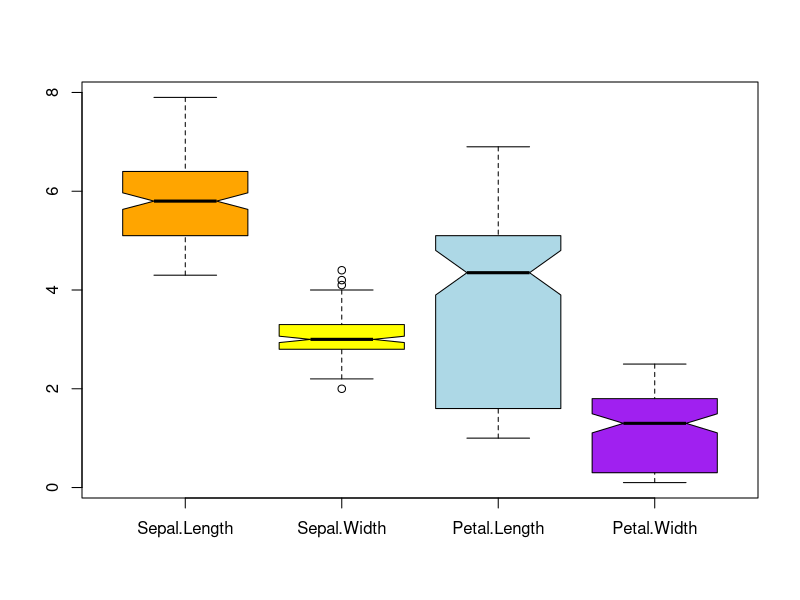
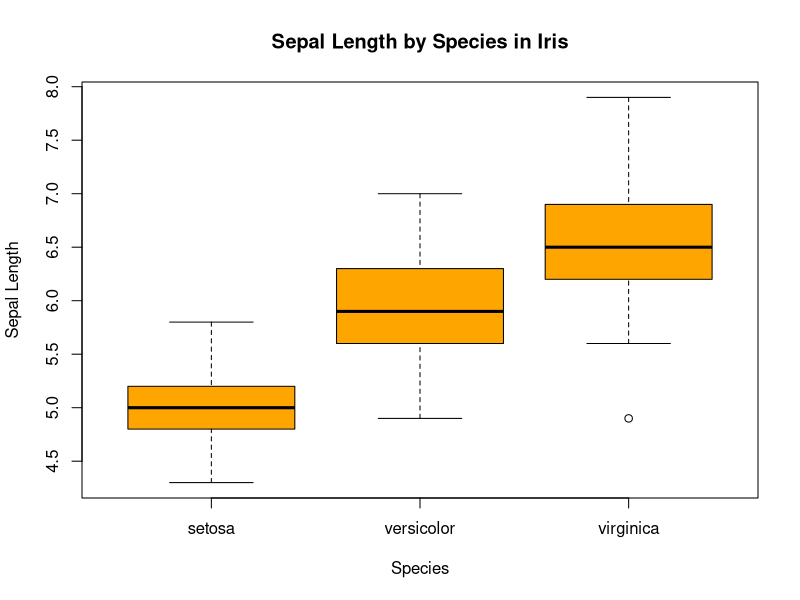
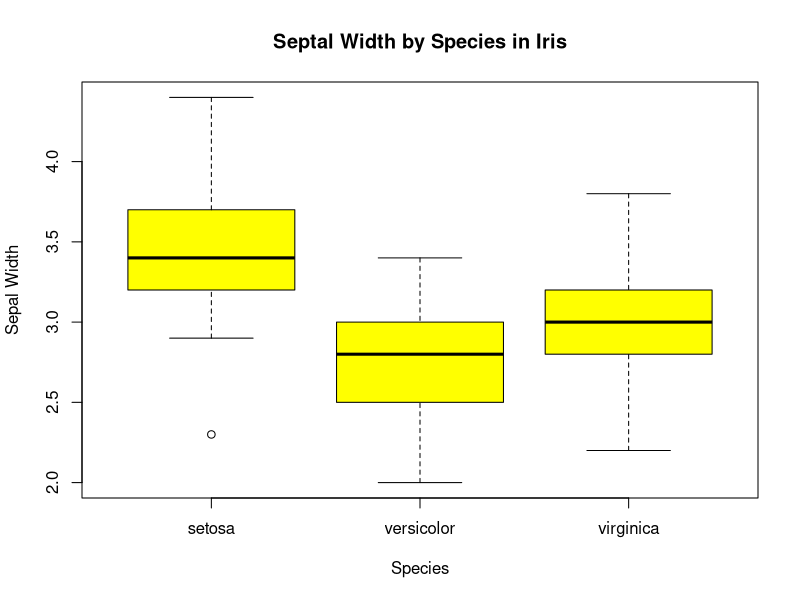
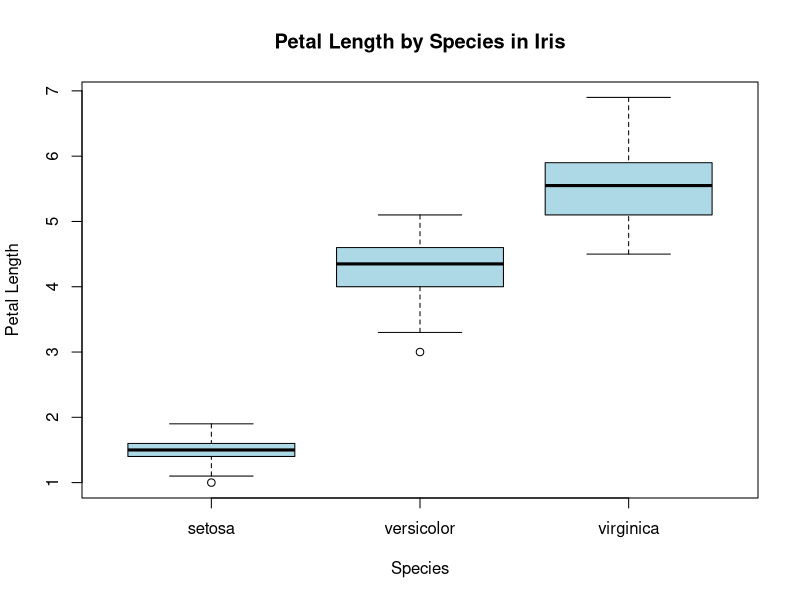
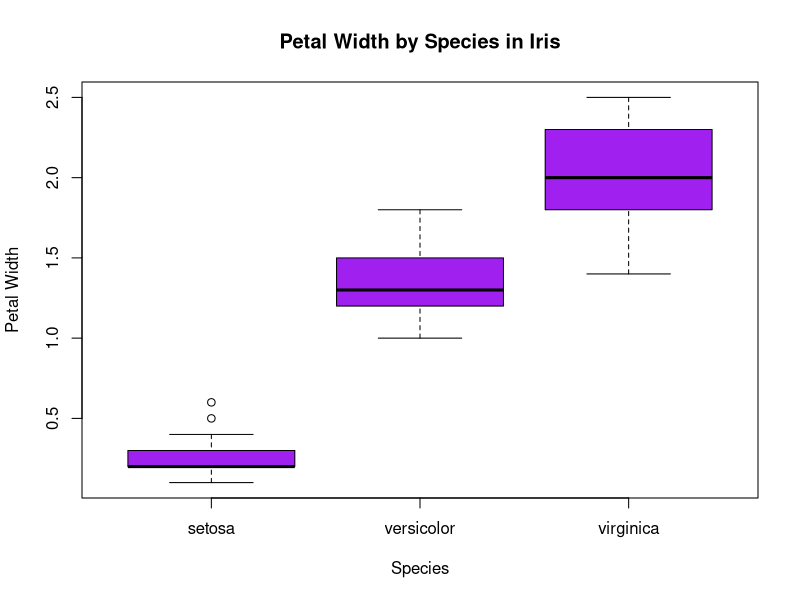
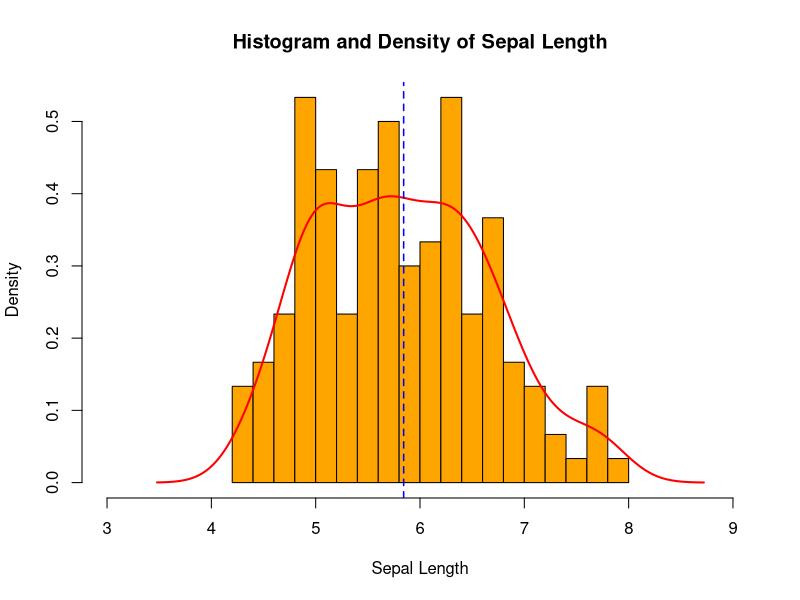
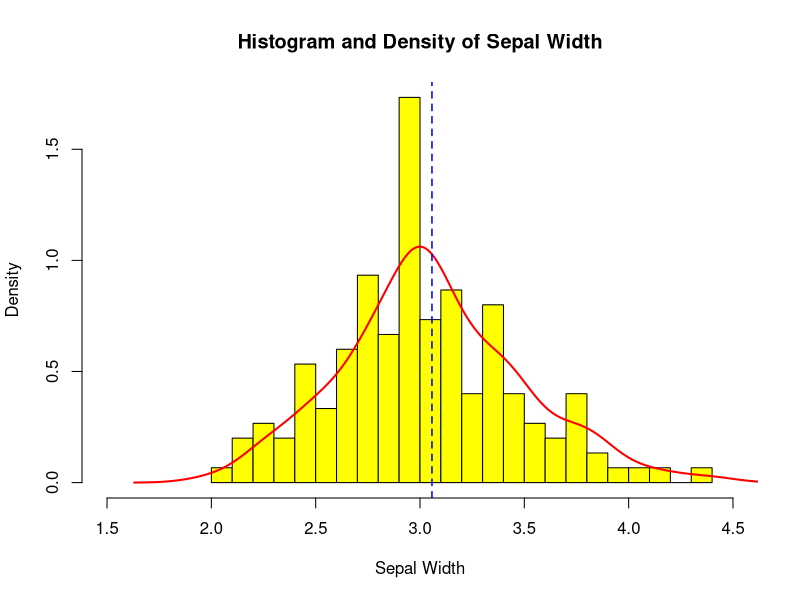
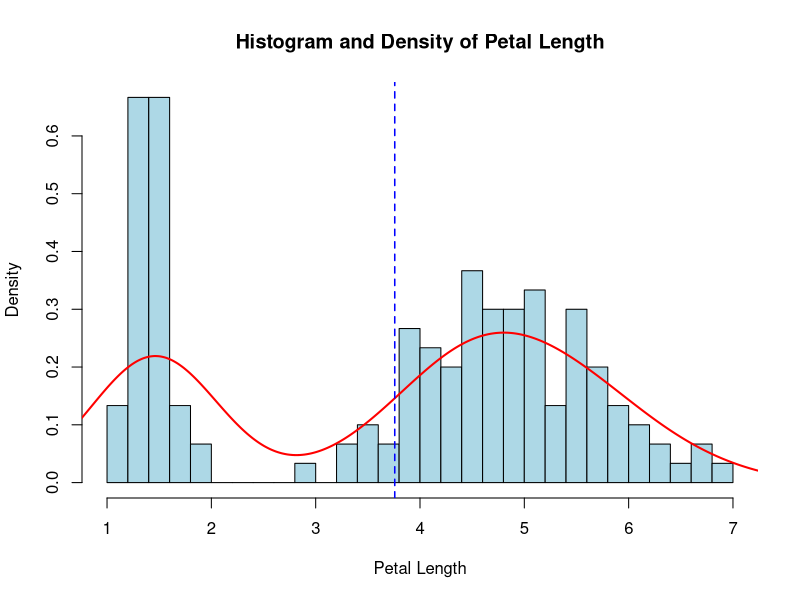

These charts were generated, in order, by the following R code:
## ---- chunk 1
data("iris")
head(iris)
str(iris)
## ---- chunk 2
summary(iris)
boxplot(iris[,1:4],notch=T,col=c("orange", "yellow", "light blue", "purple"))
## ---- chunk 3
boxplot(iris[,1] ~ iris[,5], notch=F, main = "Sepal Length by Species in Iris", xlab="Species", ylab="Sepal Length", col="orange")
boxplot(iris[,2] ~ iris[,5], notch=F, main = "Septal Width by Species in Iris", xlab="Species", ylab="Sepal Width", col="yellow")
boxplot(iris[,3] ~ iris[,5], notch=F, main = "Petal Length by Species in Iris", xlab="Species", ylab="Petal Length", col="light blue")
boxplot(iris[,4] ~ iris[,5], notch=F, main = "Petal Width by Species in Iris", xlab="Species", ylab="Petal Width", col="purple")
## ---- chunk 4
hist(iris$Sepal.Length, prob=T,breaks=20, main="Histogram and Density of Sepal Length", xlim=c(3,9), xlab="Sepal Length",col="orange")
lines(density(iris$Sepal.Length), col="red", lwd=2)
abline(v=mean(iris$Sepal.Length), col="blue", lty=2, lwd=1.5)

hist(iris$Sepal.Width, prob=T,breaks=20, main="Histogram and Density of Sepal Width", xlim=c(1.5,4.5), xlab="Sepal Width",  col="yellow")
lines(density(iris$Sepal.Width), col="red", lwd=2)
abline(v=mean(iris$Sepal.Width), col="blue", lty=2, lwd=1.5)

hist(iris$Petal.Length, prob=T,breaks=30, main="Histogram and Density of Petal Length", xlim=c(1,7), xlab="Petal Length",  col="light blue")
lines(density(iris$Petal.Length), col="red", lwd=2)
abline(v=mean(iris$Petal.Length), col="blue", lty=2, lwd=1.5)

hist(iris$Petal.Width, prob=T,breaks=20, main="Histogram and Density of Petal Width", xlim=c(0,3), xlab="Petal Width",  col="purple")
lines(density(iris$Petal.Width), col="red", lwd=2)
abline(v=mean(iris$Petal.Width), col="blue", lty=2, lwd=1.5)
## ---- chunk 5
library(ggplot2)
ggplot(iris, aes(x = Sepal.Length, colour = Species)) + geom_density()+ scale_color_manual(breaks = c("setosa", "virginica", "versicolor"), values=c("red", "blue", "green"))
ggplot(iris, aes(x = Sepal.Width, colour = Species)) + geom_density()+ scale_color_manual(breaks = c("setosa", "virginica", "versicolor"), values=c("red", "blue", "green"))
ggplot(iris, aes(x = Petal.Length, colour = Species)) + geom_density()+ scale_color_manual(breaks = c("setosa", "virginica", "versicolor"), values=c("red", "blue", "green"))
ggplot(iris, aes(x = Petal.Width, colour = Species)) + geom_density()+ scale_color_manual(breaks = c("setosa", "virginica", "versicolor"), values=c("red", "blue", "green"))
## ---- chunk 6
ggplot(iris, aes(x = Sepal.Length, y = Sepal.Width, colour = Species)) + geom_point()+ scale_color_manual(breaks = c("setosa", "virginica", "versicolor"), values=c("red", "blue", "green"))

ggplot(iris, aes(x = Petal.Length, y = Petal.Width, colour = Species)) + geom_point()+ scale_color_manual(breaks = c("setosa", "virginica", "versicolor"), values=c("red", "blue", "green"))

my_cols<-c("red","blue","green")
pairs(iris[,1:4],col=my_cols[iris$Species],lower.panel=NULL)
## ---- chunk 7
#KNN initial setup
library(class)
## ---- chunk 8
set.seed(13437885)
index <- sample(x=nrow(iris), size = nrow(iris)*0.8)#sampling indices,replacement false
iris_train <- iris[index,] # selected obs and all cols
iris_test <- iris[-index,]
## ---- chunk 9
knn_iris_a <- knn(train = iris_train[,-5], test = iris_test[,-5], cl = iris_train[,5],k = 15)

#Contingency Table for k = 15
table(iris_test[,5], knn_iris_a, dnn = c("True","Predicted"))
miserror_a <- round((sum(iris_test[,5]!=knn_iris_a)/nrow(iris_test)*100),2)
miserror_a #changing k will change missclassification error
pred_accuracy_a = round((sum(knn_iris_a==iris_test[,5])/nrow(iris_test)*100),2)
pred_accuracy_a

## ---- chunk 10
knn_iris_b<- knn(train = iris_train[,-5], test = iris_test[,-5],cl = iris_train[,5],k = 5)

#Contingency Table for k = 5
table(iris_test[,5], knn_iris_b, dnn = c("True","Predicted"))
miserror_b <- round((sum(iris_test[,5]!=knn_iris_b)/nrow(iris_test)*100),2)
miserror_b
pred_accuracy_b = round((sum(knn_iris_b==iris_test[,5])/nrow(iris_test)*100),2)
pred_accuracy_b
## ---- chunk 11
set.seed(13437885) # setting seed
head(iris)
k3<-kmeans(iris[,3:4],3,nstart = 20)
#Comparing clusters with species column of iris dataset
print(table(k3$cluster, iris$Species))
#viewing the clustering
library(ggplot2)
ggplot(iris, aes(x = Petal.Length, y = Petal.Width, colour = Species)) + geom_point()+ scale_color_manual(breaks = c("setosa", "virginica", "versicolor"), values=c("red", "blue", "green"))
k3$cluster <- as.factor(k3$cluster)
ggplot(iris, aes(x = Petal.Length, y = Petal.Width, colour = k3$cluster)) + geom_point()+ scale_color_manual(breaks = c("2", "3", "1"), values=c("red", "blue", "green"))

## ---- chunk 12
#Finding dissimilarity matrix
dist_iris <- dist(as.matrix(iris))

#agglomerative clustering
heirar_clus <- hclust(dist_iris,method = "complete")
#plotting dendogram
plot(heirar_clus, cex = 0.6, hang = -1)
rect.hclust(heirar_clus, k = 3, border = 2:5)

#Divisive clustering
library(cluster)
divi_clus <- diana(dist_iris)
pltree(divi_clus, cex = 0.6)

